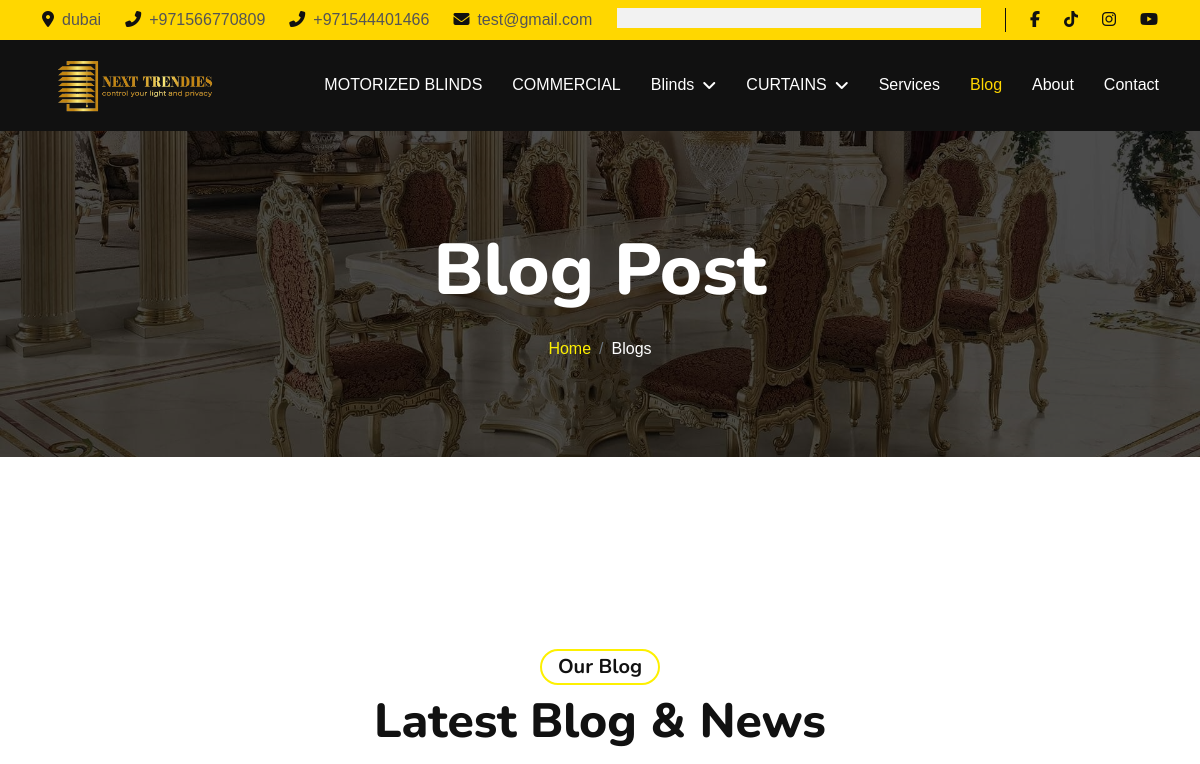
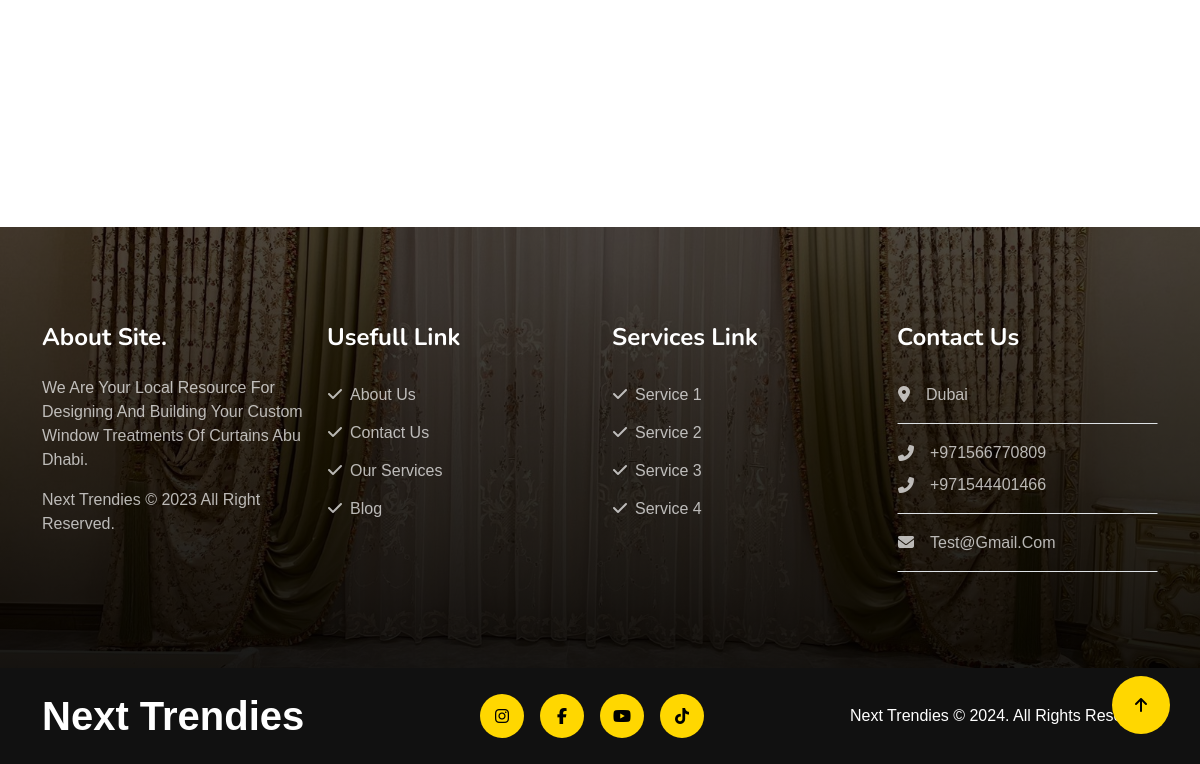
Page /blog/ on the earlier database version (2 pictures, top to bottom).
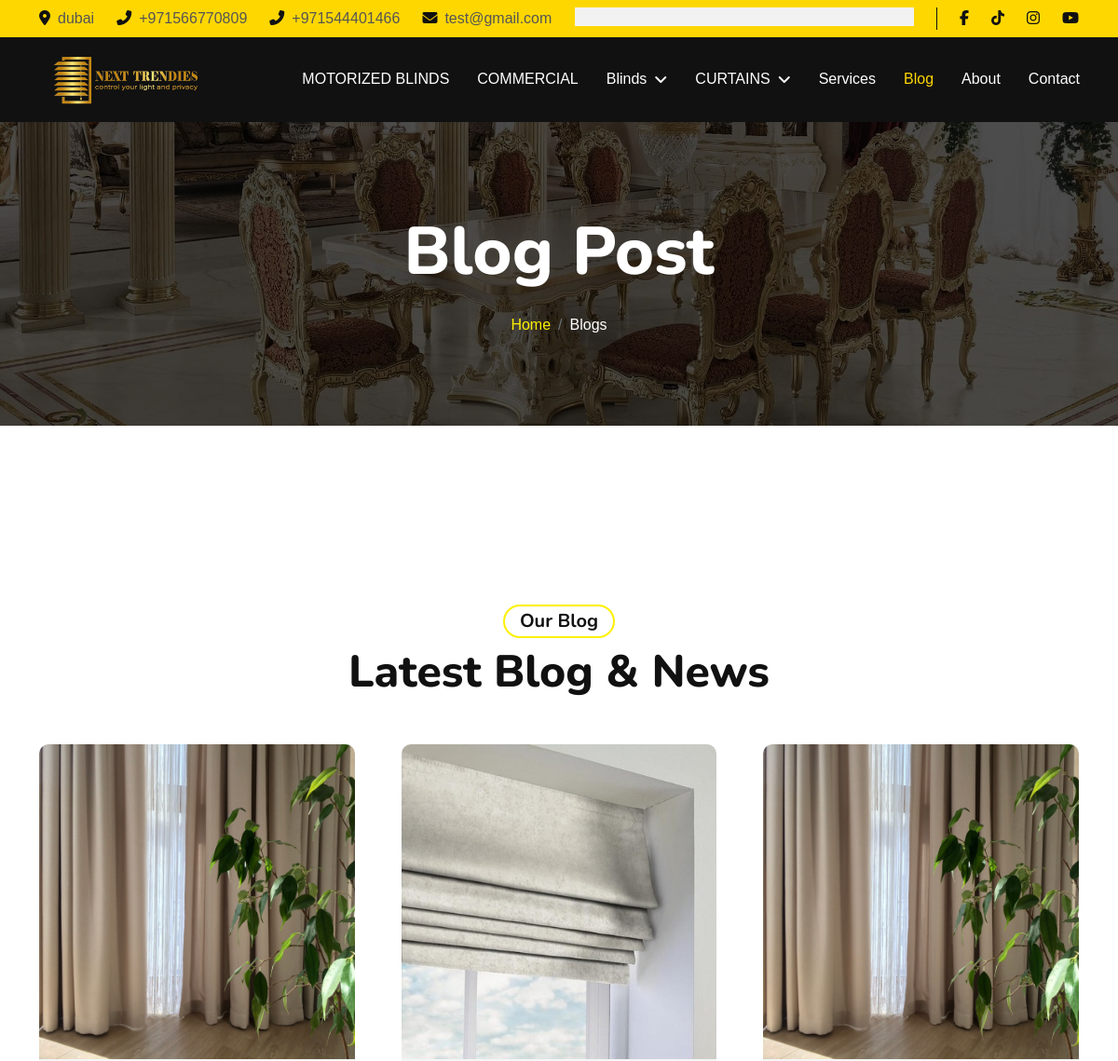
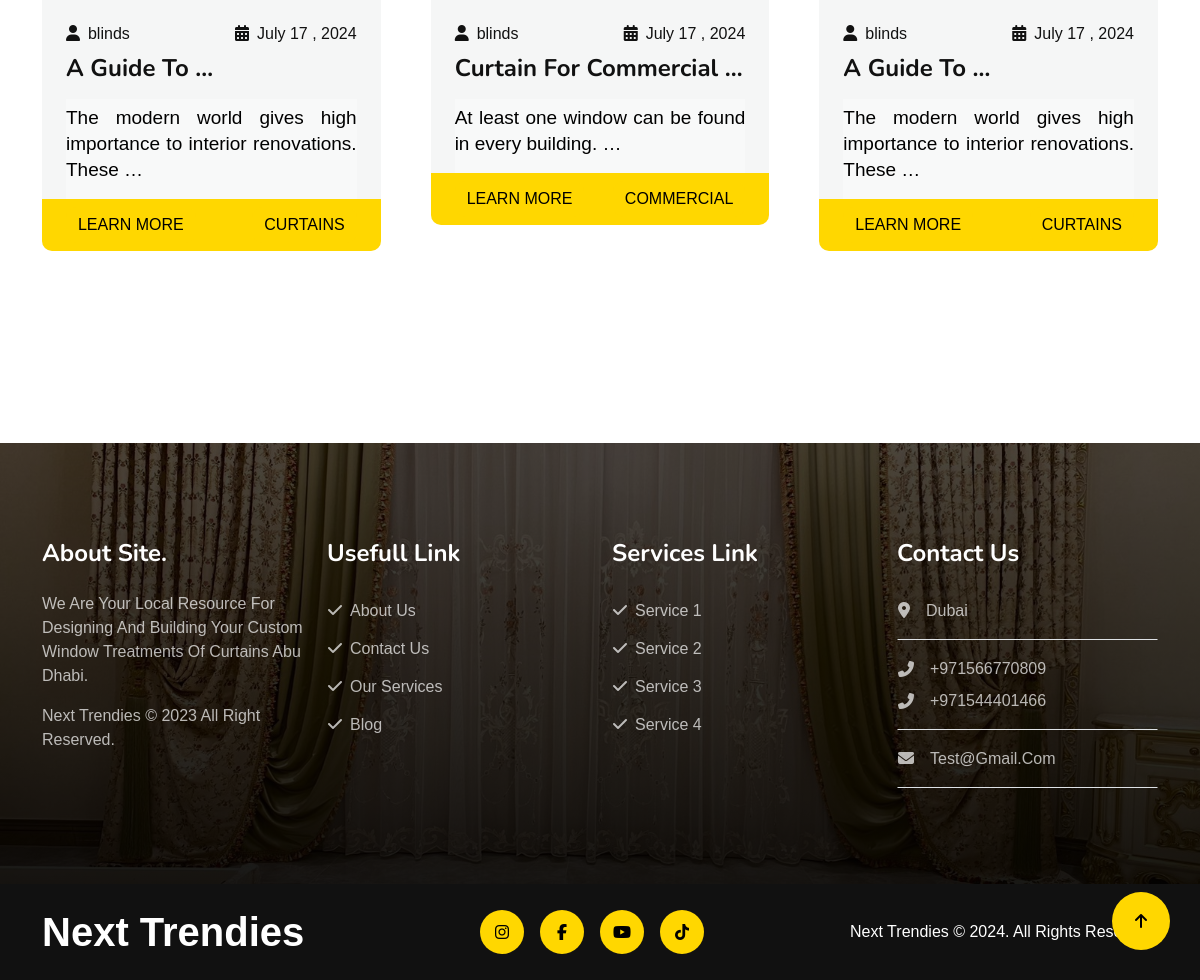
Same page on the later database version (2 pictures, top to bottom).
### settings/models.py (models this page shows, shortened)
class Settings(models.Model):
    site_name = models.CharField( max_length=50)
    logo = models.ImageField( upload_to='setting/')
    phone1 = models.CharField( max_length=30)
    phone2 = models.CharField( max_length=30 , blank=True , null=True)
    email1 = models.EmailField( max_length=254)
    email2 = models.EmailField( max_length=254 ,blank=True , null=True)
    description = models.TextField(max_length=1000)
    fb_link = models.URLField( max_length=200)
    tiktok_link = models.URLField( max_length=200)
    instagram_link = models.URLField( max_length=200)
    youtube_link = models.URLField( max_length=200)
    address = models.CharField( max_length=50)
    views = models.PositiveIntegerField(default=0)
    class Meta:
        verbose_name = ("Info")
        verbose_name_plural = ("Info")

### blog/models.py (models this page shows, shortened)
class Post(models.Model):
    auther = models.ForeignKey(User, related_name="post_auther",verbose_name=_('auther'), on_delete=models.CASCADE)
    title = models.CharField(max_length=100,verbose_name=_('title'),unique=True)
    tags = TaggableManager(_("tags"))
    image = models.ImageField(_("image"),upload_to='post/')
    created_at = models.DateTimeField( _("created_at"),default=timezone.now)
    description = models.TextField(_("description"),max_length=100000)
    category = models.ForeignKey('Category',related_name='post_category',verbose_name=_('category'),on_delete=models.CASCADE)
    slug = models.SlugField(_("slug"),null=True,blank=True)
    views = models.PositiveIntegerField(default=0)
    class Meta:
        verbose_name = ("Blogs")
        verbose_name_plural = ("Blogs")
    def __str__(self):
        return self.title
    def get_absolute_url(self):
        return reverse("post_detail", kwargs={"slug": self.slug})

class Category(models.Model):
    name = models.CharField(max_length=60,unique=True)
    class Meta:
        verbose_name = ("Categories")
        verbose_name_plural = ("Categories")
    def __str__(self):
        return self.name

### blog/views.py (the view)
# urls.py: path('' , views.PostList.as_view() , name='post_list'),
class PostList(ListView):
    model = Post
    def get_queryset(self) :
        name = self.request.GET.get('q','')
        object_list = Post.objects.filter(
            Q(title__icontains = name) |
            Q(description__icontains = name)
        ).distinct()
        return object_list

### blog/templates/blog/post_list.html (shortened to what this page needs)
{% extends "base.html" %}
{% load static %}
{% block body %}
        <div class="container-fluid page-header py-5">
            <div class="container text-center py-5">
                <h1 class="display-2 text-white mb-4 animated slideInDown">Blog Post</h1>
                <nav aria-label="breadcrumb">
                    <ol class="breadcrumb justify-content-center mb-0 animated slideInDown">
                        <li class="breadcrumb-item"><a href="/">Home</a></li>
                        <li class="breadcrumb-item text-white" aria-current="page">Blogs</li>
                    </ol>
                </nav>
            </div>
        </div>
        <div class="container-fluid py-5">
            <div class="container py-5">
                <div class="text-center mb-5 wow fadeInUp" data-wow-delay=".3s">
                    <h5 class="mb-2 px-3 py-1 text-dark rounded-pill d-inline-block border border-2 border-primary">Our Blog</h5>
                    <h1 class="display-5">Latest Blog & News</h1>
                </div>
                <div class="owl-carousel blog-carousel wow fadeInUp" data-wow-delay=".5s">
                    {% for blog in object_list %}
                    <div class="blog-item">
                        <img src="{{blog.image.url}}" class="img-fluid w-100 rounded-top" alt="">
                         <div class="rounded-bottom bg-light">
                            <div class="d-flex justify-content-between p-4 pb-2">
                                <span class="pe-2 text-dark"><i class="fa fa-user me-2"></i>{{blog.auther}}</span>
                                <span class="text-dark"><i class="fas fa-calendar-alt me-2"></i>{{blog.created_at|date:'F j , Y'}}</span>
                            </div>
                            <div class="px-4 pb-0">
                                <h4>{{blog|truncatewords:3}}</h4>
                                <p>{{blog.description|safe|truncatewords:35}}</p>
                            </div>
                            <div class="p-4 py-2 d-flex justify-content-between bg-primary rounded-bottom blog-btn">
                                <a href="{{blog.get_absolute_url}}" type="button" class="btn btn-primary border-0">Learn More</a>
                                <a href="{% url 'post_by_category' blog.category %}" type="button" class="btn btn-primary border-0">{{blog.category}}</a>
                            </div>
                        </div>
                    </div>
                    {% endfor %}
                </div>
            </div>
        </div>
{% endblock %}

### templates/base.html (shortened to what this page needs)
{% load static %}
<!DOCTYPE html>
<html lang="en">
<head>
    <link rel="stylesheet" href="https://use.fontawesome.com/releases/v5.15.4/css/all.css" />
    <link href="https://cdnjs.cloudflare.com/ajax/libs/font-awesome/5.10.0/css/all.min.css" rel="stylesheet">
    <link href="https://cdn.jsdelivr.net/npm/bootstrap-icons@1.4.1/font/bootstrap-icons.css" rel="stylesheet">
    <link href="{% static 'lib/animate/animate.min.css'%}" rel="stylesheet">
    <link href="{% static 'lib/owlcarousel/assets/owl.carousel.min.css'%}" rel="stylesheet">
    <link href="{% static 'css/bootstrap.min.css'%}" rel="stylesheet">
    <link href="{% static 'css/all.min.css'%}" rel="stylesheet">
    <link href="{% static 'css/style.css'%}" rel="stylesheet">
</head>
<body>
    <div class="container-fluid topbar-top bg-primary">
        <div class="container">
            <div class="d-flex justify-content-between topbar py-2">
                <div class="d-flex align-items-center flex-shrink-0 topbar-info">
                    <a href="#" class="me-4 text-secondary"><i
                            class="fas fa-map-marker-alt me-2 text-dark"></i>{{myfooter.address}}</a>
                    <a href="#" class="me-4 text-secondary"><i
                            class="fas fa-phone-alt me-2 text-dark"></i>{{myfooter.phone1}}</a>
                    <a href="#" class="me-4 text-secondary"><i
                            class="fas fa-phone-alt me-2 text-dark"></i>{{myfooter.phone2}}</a>
                    <a href="#" class="text-secondary"><i
                            class="fas fa-envelope me-2 text-dark"></i>{{myfooter.email1}}</a>
                </div>
                <div class="text-end pe-4 me-4 border-end border-dark search-btn">
                    <div class="search-form">
                    </div>
                </div>
                <div class="d-flex align-items-center justify-content-center topbar-icon">
                    <a href="{{myfooter.fb_link}}" class="me-4"><i class="fab fa-facebook-f text-dark"></i></a>
                    <a href="{{myfooter.tiktok_link}}" class="me-4"><i class="fa-brands fa-tiktok text-dark"></i></a>
                    <a href="{{myfooter.instagram_link}}" class="me-4"><i class="fab fa-instagram text-dark"></i></a>
                    <a href="{{myfooter.youtube_link}}" class=""><i class="fa-brands fa-youtube text-dark"></i></a>
                </div>
            </div>
        </div>
    </div>
    <div class="container-fluid bg-dark">
        <div class="container">
            <nav class="navbar navbar-dark navbar-expand-lg py-lg-0">
                <a href="/" class="navbar-brand">
                    <img class="logo-style" src="{{myfooter.logo.url}}">
                </a>
                <div class="collapse navbar-collapse me-n3" id="navbarCollapse">
                    <div class="navbar-nav ms-auto">
                        <a href="{% url 'motorizedblinds'%}"
                            class="nav-item nav-link {% if request.path == '/products/motorizedblind/' %}active{% endif %} ">MOTORIZED
                            BLINDS</a>
                        <a href="{% url 'commercial_list'%}"
                            class="nav-item nav-link {% if request.path == '/products/commercial/' %}active{% endif %} ">COMMERCIAL</a>
                        <div class="nav-item dropdown">
                            <a href="{% url 'blinds_list'%}"
                                class="nav-link {% if request.path == '/products/blinds/' %}active{% endif %} dropdown-toggle"
                                data-bs-toggle="dropdown">Blinds</a>
                        </div>
                        <div class="nav-item dropdown">
                            <a href="{% url 'curtains_list'%}"
                                class="nav-link {% if request.path == '/products/curtains/' %}active{% endif %} dropdown-toggle"
                                data-bs-toggle="dropdown">CURTAINS</a>
                        </div>
                        <a href="{% url 'services'%}"
                            class="nav-item nav-link {% if request.path == '/services/' %}active{% endif %}">Services</a>
                        <a href="{% url 'post_list'%}"
                            class="nav-item nav-link {% if request.path == '/blog/' %}active{% endif %}">Blog</a>
                        <a href="{% url 'about'%}"
                            class="nav-item nav-link {% if request.path == '/about/' %}active{% endif %}">About</a>
                        <a href="{% url 'contact'%}"
                            class="nav-item nav-link {% if request.path == '/contact/' %}active{% endif %}">Contact</a>
                    </div>
                </div>
            </nav>
        </div>
    </div>
    {% block body %}
    {% endblock body %}
    <div class="container-fluid footer py-5 wow fadeIn" data-wow-delay=".3s">
        <div class="container py-5">
            <div class="row g-4 footer-inner">
                <div class="col-lg-3 col-md-6">
                    <div class="footer-item">
                        <h4 class="text-white fw-bold mb-4">About Site.</h4>
                        <p>{{myfooter.description}}</p>
                        <p class="mb-0"><a class="" href="/">{{myfooter.site_name}} </a> &copy; 2023 All Right Reserved.</p>
                    </div>
                </div>
                <div class="col-lg-3 col-md-6">
                    <div class="footer-item">
                        <h4 class="text-white fw-bold mb-4">Usefull Link</h4>
                        <div class="d-flex flex-column align-items-start">
                            <a class="btn btn-link ps-0" href="{% url 'about'%}"><i class="fa fa-check me-2"></i>About Us</a>
                            <a class="btn btn-link ps-0" href="{% url 'contact'%}"><i class="fa fa-check me-2"></i>Contact Us</a>
                            <a class="btn btn-link ps-0" href="{% url 'services'%}"><i class="fa fa-check me-2"></i>Our Services</a>
                            <a class="btn btn-link ps-0" href=""><i class="fa fa-check me-2"></i>Blog</a>
                        </div>
                    </div>
                </div>
                <div class="col-lg-3 col-md-6">
                    <div class="footer-item">
                        <h4 class="text-white fw-bold mb-4">Services Link</h4>
                        <div class="d-flex flex-column align-items-start">
                            <a class="btn btn-link ps-0" href=""><i class="fa fa-check me-2"></i>Service 1</a>
                            <a class="btn btn-link ps-0" href=""><i class="fa fa-check me-2"></i>Service 2</a>
                            <a class="btn btn-link ps-0" href=""><i class="fa fa-check me-2"></i>Service 3</a>
                            <a class="btn btn-link ps-0" href=""><i class="fa fa-check me-2"></i>Service 4</a>
                        </div>
                    </div>
                </div>
                <div class="col-lg-3 col-md-6">
                    <div class="footer-item">
                        <h4 class="text-white fw-bold mb-4">Contact Us</h4>
                        <a href="" class="btn btn-link w-100 text-start ps-0 pb-3 border-bottom rounded-0"><i
                                class="fa fa-map-marker-alt me-3"></i>{{myfooter.address}}</a>
                        <a href="" class="btn btn-link w-100 text-start ps-0 py-3 border-bottom rounded-0">
                            <div class="d-flex flex-column">
                                <div class="d-flex align-items-center mb-2">
                                    <i class="fa fa-phone-alt me-3"></i>{{ myfooter.phone1 }}
                                </div>
                                <div class="d-flex align-items-center">
                                    <i class="fa fa-phone-alt me-3"></i>{{ myfooter.phone2 }}
                                </div>
                            </div>
                        </a>
                        <a href="" class="btn btn-link w-100 text-start ps-0 py-3 border-bottom rounded-0"><i
                                class="fa fa-envelope me-3"></i>{{myfooter.email1}}</a>
                    </div>
                </div>
            </div>
        </div>
    </div>
    <div class="container-fluid copyright bg-dark py-4">
        <div class="container">
            <div class="row">
                <div class="col-md-4 text-center text-md-start mb-3 mb-md-0">
                    <a href="/" class="text-primary mb-0 display-6"><span
                            class="text-white">{{myfooter.site_name}}</span></a>
                </div>
                <div class="col-md-4 copyright-btn text-center text-md-start mb-3 mb-md-0 flex-shrink-0">
                    <a class="btn btn-primary rounded-circle me-3 copyright-icon" href="{{myfooter.instagram_link}}"><i
                            class="fab fa-instagram"></i></a>
                    <a class="btn btn-primary rounded-circle me-3 copyright-icon" href="{{myfooter.fb_link}}"><i
                            class="fab fa-facebook-f"></i></a>
                    <a class="btn btn-primary rounded-circle me-3 copyright-icon" href="{{myfooter.youtube_link}}"><i
                            class="fab fa-youtube"></i></a>
                    <a class="btn btn-primary rounded-circle me-3 copyright-icon" href="{{myfooter.tiktok_link}}"><i
                            class="fab fa-tiktok"></i></a>
                </div>
                <div class="col-md-4 my-auto text-center text-md-end text-white">
                    {{myfooter.site_name}} © 2024. All Rights Reserved.
                </div>
            </div>
        </div>
    </div>
    <a href="#" class="btn btn-primary rounded-circle border-3 back-to-top"><i class="fa fa-arrow-up"></i></a>
</body>
</html>

Differences in the rows shown:
added Post: image (picture), auther "blinds", created_at "July 17 , 2024", title "A Guide To …", description "The modern world gives high importance to interior renovations. These …", category "CURTAINS"
added Post: image (picture), auther "blinds", created_at "July 17 , 2024", title "Curtain For Commercial …", description "At least one window can be found in every building. …", category "COMMERCIAL"
